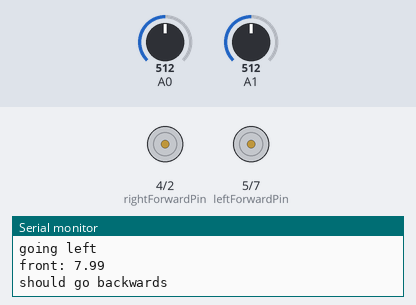
The sketch below on a simulated Arduino Uno, built with avr-gcc and run on an emulated ATmega328P. Parts: motor-driver pin pairs drawn as motors (green arrow = first pin HIGH = forward, orange = second pin HIGH = backward, longer = more drive), the last lines printed to the serial monitor. Inputs (shaded band) come from the test bench; at power-on: A1 = 512, A0 = 512.

Above: at 18.0 s.
18.1 s: A1 set to 500
At 19.6 s:
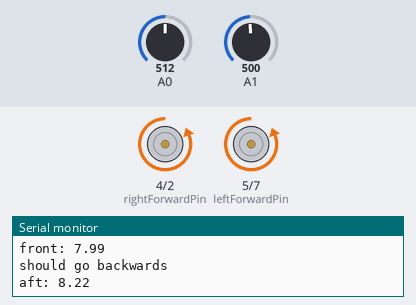
31.7 s: A0 set to 504
At 36.5 s:
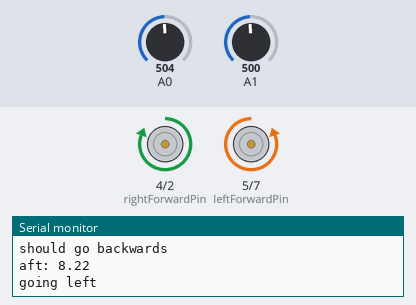
44.8 s: A0 set to 716
At 47.2 s:
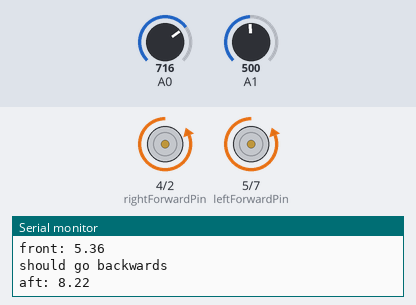
58.8 s: A0 set to 511
At 69.2 s:
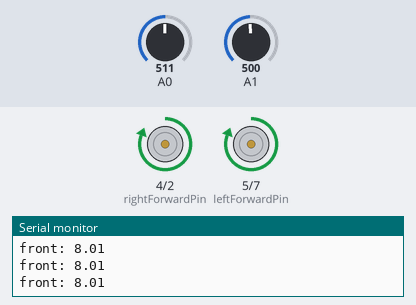
71.9 s: A0 set to 900
At 73.3 s:
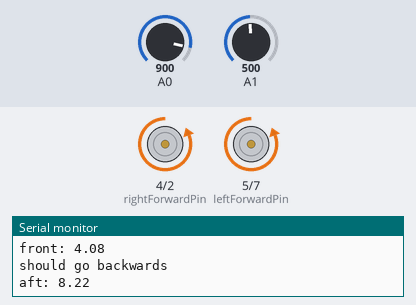
Timing chart, 0 to 86.1 s (numbered marks = the images above; inputs shaded):
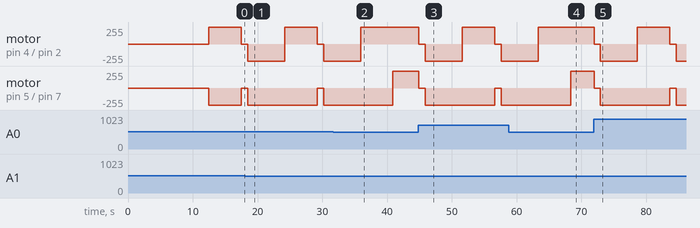

The sketch:

motor_maze.ino
```cpp
#define VOLTS_PER_UNIT .0049F

//declaring the pins for the IN pins on the L298N
const int rightForwardPin = 4;
const int rightBackwardPin = 2;
const int leftBackwardPin = 7;
const int leftForwardPin = 5;
const int forwardDistanceSensorPin = 0;
const int aftDistanceSensorPin = 1;

const int directionForward = 0;
const int directionBackward = 1;
const int directionLeft = 2;

float acceptableProximity = 8.0; // inches

int currentDirection;

int runTime = 5000;

void setup()
{
  Serial.begin(9600);


  //Stating that the pins are OUTPUT
  pinMode(rightForwardPin, OUTPUT);
  pinMode(rightBackwardPin, OUTPUT);
  pinMode(leftForwardPin, OUTPUT);
  pinMode(leftBackwardPin, OUTPUT);
}

//Looping to test the wheels of the car
void loop()
{

  if (currentDirection == directionForward)
  {
    forward();
  }
  else if (currentDirection == directionBackward)
  {
    backward(acceptableProximity);
  }
  else if (currentDirection = directionLeft)
  {
    left();
  }
  //stopCar();

 // backward();

//  stopCar();

//  left();

//  stopCar();

//  right();

//  stopCar();
}

//Setting the wheels to go forward by setting the forward pins to HIGH
void forward()
{
  float frontDistance = getDistance(forwardDistanceSensorPin);
  Serial.print("front: ");
  Serial.println(frontDistance);
  if (frontDistance < acceptableProximity)
  {
    Serial.println("should go backwards");
    stopCar();
    backward(acceptableProximity);
    delay(500);
    currentDirection = directionLeft;
    delay(runTime);


    return;
  }

  digitalWrite(rightForwardPin, HIGH);
  digitalWrite(rightBackwardPin, LOW);
  digitalWrite(leftForwardPin, HIGH);
  digitalWrite(leftBackwardPin, LOW);

  delay(200);
}

//Setting the wheels to go backward by setting the backward pins to HIGH
void backward(float proximity)
{
  float aftDistance = getDistance(aftDistanceSensorPin);
  Serial.print("aft: ");
  Serial.println(aftDistance);
  if ( aftDistance < proximity)
  {
    Serial.println("should go forwards");
    stopCar();
    if (currentDirection == directionBackward)
    {
      currentDirection = directionForward;
    }
    delay(runTime);

    return;
  }
  digitalWrite(rightForwardPin, LOW);
  digitalWrite(rightBackwardPin, HIGH);
  digitalWrite(leftForwardPin, LOW);
  digitalWrite(leftBackwardPin, HIGH);

  delay(200);
}

//Setting the wheels to go right by setting the rightBackwardPin and leftForwardPin to HIGH
void right()
{
  digitalWrite(rightForwardPin, LOW);
  digitalWrite(rightBackwardPin, HIGH);
  digitalWrite(leftForwardPin, HIGH);
  digitalWrite(leftBackwardPin, LOW);
  delay(runTime);
}

//Setting the wheels to go left by setting the rightForwardPin and leftBackwardPin to HIGH
void left()
{
  digitalWrite(rightForwardPin, HIGH);
  digitalWrite(rightBackwardPin, LOW);
  digitalWrite(leftForwardPin, LOW);
  digitalWrite(leftBackwardPin, HIGH);

  Serial.println("going left");

  delay(runTime);
  currentDirection = directionForward;
}

//Setting the wheels to go stop by setting all the pins to LOW
void stopCar()
{
  digitalWrite(rightForwardPin, LOW);
  digitalWrite(rightBackwardPin, LOW);
  digitalWrite(leftForwardPin, LOW);
  digitalWrite(leftBackwardPin, LOW);
  delay(1000);
}

float getDistance(int pin)
{
  int proxSens = analogRead(pin);
  float volts = (float)proxSens * VOLTS_PER_UNIT;
  float inches = 23.897 * pow(volts, -1.1907);
  return inches;
}
```

Measured:
- the behaviour switches between 512 and 511 on A1 (found by bisection; images 0 and 1)
- the behaviour switches between 512 and 511 on A0 (found by bisection; images 1 and 2)
- after the input at 18.1 s, motor on pin 4 (rightForwardPin) / pin 2 (rightBackwardPin): stopped → backward 255/255 after 0.40 s, → forward 255/255 5.7 s later, → stopped 5.0 s later, → backward 255/255 1.0 s later; motor on pin 5 (leftForwardPin) / pin 7 (leftBackwardPin): stopped → backward 255/255 after 0.40 s instead of 11.9 s
- after the input at 31.7 s, motor on pin 4 (rightForwardPin) / pin 2 (rightBackwardPin): goes on until 35.9 s, then stays forward 255/255
- after the input at 58.8 s, motor on pin 4 (rightForwardPin) / pin 2 (rightBackwardPin): goes on until 63.3 s, then stays forward 255/255
